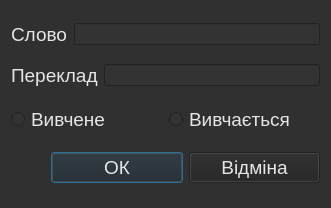
<?xml version="1.0" encoding="UTF-8"?>
<ui version="4.0">
 <class>edit</class>
 <widget class="QDialog" name="edit">
  <property name="geometry">
   <rect>
    <x>0</x>
    <y>0</y>
    <width>331</width>
    <height>208</height>
   </rect>
  </property>
  <property name="palette">
   <palette>
    <active>
     <colorrole role="WindowText">
      <brush brushstyle="SolidPattern">
       <color alpha="255">
        <red>230</red>
        <green>230</green>
        <blue>230</blue>
       </color>
      </brush>
     </colorrole>
     <colorrole role="Button">
      <brush brushstyle="SolidPattern">
       <color alpha="255">
        <red>34</red>
        <green>34</green>
        <blue>34</blue>
       </color>
      </brush>
     </colorrole>
     <colorrole role="Light">
      <brush brushstyle="SolidPattern">
       <color alpha="255">
        <red>253</red>
        <green>253</green>
        <blue>253</blue>
       </color>
      </brush>
     </colorrole>
     <colorrole role="Midlight">
      <brush brushstyle="SolidPattern">
       <color alpha="255">
        <red>204</red>
        <green>201</green>
        <blue>198</blue>
       </color>
      </brush>
     </colorrole>
     <colorrole role="Mid">
      <brush brushstyle="SolidPattern">
       <color alpha="255">
        <red>184</red>
        <green>181</green>
        <blue>178</blue>
       </color>
      </brush>
     </colorrole>
     <colorrole role="Text">
      <brush brushstyle="SolidPattern">
       <color alpha="255">
        <red>226</red>
        <green>226</green>
        <blue>226</blue>
       </color>
      </brush>
     </colorrole>
     <colorrole role="ButtonText">
      <brush brushstyle="SolidPattern">
       <color alpha="255">
        <red>230</red>
        <green>230</green>
        <blue>230</blue>
       </color>
      </brush>
     </colorrole>
     <colorrole role="Base">
      <brush brushstyle="SolidPattern">
       <color alpha="255">
        <red>51</red>
        <green>51</green>
        <blue>51</blue>
       </color>
      </brush>
     </colorrole>
     <colorrole role="Window">
      <brush brushstyle="SolidPattern">
       <color alpha="255">
        <red>48</red>
        <green>48</green>
        <blue>48</blue>
       </color>
      </brush>
     </colorrole>
    </active>
    <inactive>
     <colorrole role="WindowText">
      <brush brushstyle="SolidPattern">
       <color alpha="255">
        <red>230</red>
        <green>230</green>
        <blue>230</blue>
       </color>
      </brush>
     </colorrole>
     <colorrole role="Button">
      <brush brushstyle="SolidPattern">
       <color alpha="255">
        <red>34</red>
        <green>34</green>
        <blue>34</blue>
       </color>
      </brush>
     </colorrole>
     <colorrole role="Light">
      <brush brushstyle="SolidPattern">
       <color alpha="255">
        <red>253</red>
        <green>253</green>
        <blue>253</blue>
       </color>
      </brush>
     </colorrole>
     <colorrole role="Midlight">
      <brush brushstyle="SolidPattern">
       <color alpha="255">
        <red>204</red>
        <green>201</green>
        <blue>198</blue>
       </color>
      </brush>
     </colorrole>
     <colorrole role="Mid">
      <brush brushstyle="SolidPattern">
       <color alpha="255">
        <red>184</red>
        <green>181</green>
        <blue>178</blue>
       </color>
      </brush>
     </colorrole>
     <colorrole role="Text">
      <brush brushstyle="SolidPattern">
       <color alpha="255">
        <red>226</red>
        <green>226</green>
        <blue>226</blue>
       </color>
      </brush>
     </colorrole>
     <colorrole role="ButtonText">
      <brush brushstyle="SolidPattern">
       <color alpha="255">
        <red>230</red>
        <green>230</green>
        <blue>230</blue>
       </color>
      </brush>
     </colorrole>
     <colorrole role="Base">
      <brush brushstyle="SolidPattern">
       <color alpha="255">
        <red>51</red>
        <green>51</green>
        <blue>51</blue>
       </color>
      </brush>
     </colorrole>
     <colorrole role="Window">
      <brush brushstyle="SolidPattern">
       <color alpha="255">
        <red>48</red>
        <green>48</green>
        <blue>48</blue>
       </color>
      </brush>
     </colorrole>
    </inactive>
    <disabled>
     <colorrole role="WindowText">
      <brush brushstyle="SolidPattern">
       <color alpha="127">
        <red>255</red>
        <green>255</green>
        <blue>255</blue>
       </color>
      </brush>
     </colorrole>
     <colorrole role="Button">
      <brush brushstyle="SolidPattern">
       <color alpha="255">
        <red>34</red>
        <green>34</green>
        <blue>34</blue>
       </color>
      </brush>
     </colorrole>
     <colorrole role="Light">
      <brush brushstyle="SolidPattern">
       <color alpha="255">
        <red>253</red>
        <green>253</green>
        <blue>253</blue>
       </color>
      </brush>
     </colorrole>
     <colorrole role="Midlight">
      <brush brushstyle="SolidPattern">
       <color alpha="255">
        <red>204</red>
        <green>201</green>
        <blue>198</blue>
       </color>
      </brush>
     </colorrole>
     <colorrole role="Mid">
      <brush brushstyle="SolidPattern">
       <color alpha="255">
        <red>184</red>
        <green>181</green>
        <blue>178</blue>
       </color>
      </brush>
     </colorrole>
     <colorrole role="Text">
      <brush brushstyle="SolidPattern">
       <color alpha="127">
        <red>255</red>
        <green>255</green>
        <blue>255</blue>
       </color>
      </brush>
     </colorrole>
     <colorrole role="ButtonText">
      <brush brushstyle="SolidPattern">
       <color alpha="255">
        <red>231</red>
        <green>231</green>
        <blue>231</blue>
       </color>
      </brush>
     </colorrole>
     <colorrole role="Base">
      <brush brushstyle="SolidPattern">
       <color alpha="255">
        <red>48</red>
        <green>48</green>
        <blue>48</blue>
       </color>
      </brush>
     </colorrole>
     <colorrole role="Window">
      <brush brushstyle="SolidPattern">
       <color alpha="255">
        <red>48</red>
        <green>48</green>
        <blue>48</blue>
       </color>
      </brush>
     </colorrole>
    </disabled>
   </palette>
  </property>
  <property name="windowTitle">
   <string>Dialog</string>
  </property>
  <layout class="QHBoxLayout" name="horizontalLayout_5">
   <item>
    <layout class="QVBoxLayout" name="verticalLayout">
     <item>
      <layout class="QHBoxLayout" name="horizontalLayout">
       <item>
        <widget class="QLabel" name="label">
         <property name="font">
          <font>
           <family>Ubuntu</family>
           <pointsize>14</pointsize>
          </font>
         </property>
         <property name="text">
          <string>Слово</string>
         </property>
         <property name="buddy">
          <cstring>lineEdit</cstring>
         </property>
        </widget>
       </item>
       <item>
        <widget class="QLineEdit" name="lineEdit">
         <property name="focusPolicy">
          <enum>Qt::StrongFocus</enum>
         </property>
        </widget>
       </item>
      </layout>
     </item>
     <item>
      <layout class="QHBoxLayout" name="horizontalLayout_2">
       <item>
        <widget class="QLabel" name="label_2">
         <property name="font">
          <font>
           <family>Ubuntu</family>
           <pointsize>14</pointsize>
          </font>
         </property>
         <property name="text">
          <string>Переклад</string>
         </property>
         <property name="buddy">
          <cstring>lineEdit_2</cstring>
         </property>
        </widget>
       </item>
       <item>
        <widget class="QLineEdit" name="lineEdit_2">
         <property name="focusPolicy">
          <enum>Qt::StrongFocus</enum>
         </property>
        </widget>
       </item>
      </layout>
     </item>
     <item>
      <layout class="QHBoxLayout" name="horizontalLayout_4">
       <item>
        <widget class="QRadioButton" name="radioButton_2">
         <property name="font">
          <font>
           <family>Ubuntu</family>
           <pointsize>14</pointsize>
          </font>
         </property>
         <property name="text">
          <string>Вивчене</string>
         </property>
        </widget>
       </item>
       <item>
        <widget class="QRadioButton" name="radioButton">
         <property name="font">
          <font>
           <family>Ubuntu</family>
           <pointsize>14</pointsize>
          </font>
         </property>
         <property name="text">
          <string>Вивчається</string>
         </property>
        </widget>
       </item>
      </layout>
     </item>
     <item>
      <layout class="QHBoxLayout" name="horizontalLayout_3">
       <item>
        <spacer name="horizontalSpacer">
         <property name="orientation">
          <enum>Qt::Horizontal</enum>
         </property>
         <property name="sizeType">
          <enum>QSizePolicy::Preferred</enum>
         </property>
         <property name="sizeHint" stdset="0">
          <size>
           <width>40</width>
           <height>20</height>
          </size>
         </property>
        </spacer>
       </item>
       <item>
        <widget class="QPushButton" name="pushButton_2">
         <property name="font">
          <font>
           <family>Ubuntu</family>
           <pointsize>14</pointsize>
          </font>
         </property>
         <property name="focusPolicy">
          <enum>Qt::StrongFocus</enum>
         </property>
         <property name="text">
          <string>ОК</string>
         </property>
         <property name="shortcut">
          <string>Return</string>
         </property>
        </widget>
       </item>
       <item>
        <widget class="QPushButton" name="pushButton">
         <property name="font">
          <font>
           <family>Ubuntu</family>
           <pointsize>14</pointsize>
          </font>
         </property>
         <property name="focusPolicy">
          <enum>Qt::StrongFocus</enum>
         </property>
         <property name="text">
          <string>Відміна</string>
         </property>
         <property name="shortcut">
          <string>Esc</string>
         </property>
        </widget>
       </item>
      </layout>
     </item>
    </layout>
   </item>
  </layout>
 </widget>
 <tabstops>
  <tabstop>lineEdit</tabstop>
  <tabstop>lineEdit_2</tabstop>
  <tabstop>radioButton_2</tabstop>
  <tabstop>radioButton</tabstop>
  <tabstop>pushButton_2</tabstop>
  <tabstop>pushButton</tabstop>
 </tabstops>
 <resources/>
 <connections/>
</ui>
